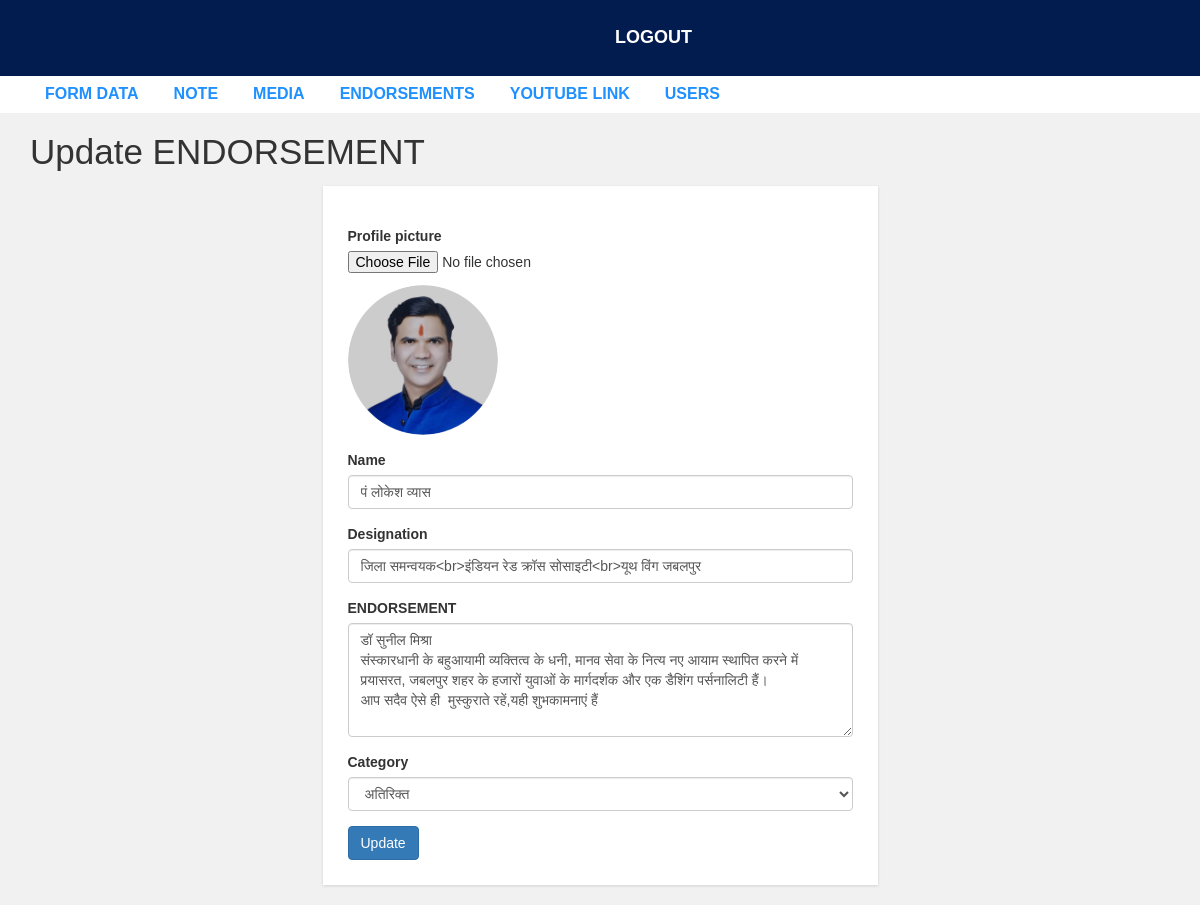
Page /admin/update-post.php?post_id=1100 on the committed database.
### tables this page shows
CREATE TABLE `feedback` (
  `f_id` int(11) NOT NULL,
  `date` varchar(255) NOT NULL,
  `name` varchar(255) NOT NULL,
  `des` varchar(255) NOT NULL,
  `text` text NOT NULL,
  `img` text NOT NULL,
  `category` int(11) NOT NULL
);

### admin/update-post.php (the view, shortened to what this page needs)
<?php include "header.php";
include("config.php");
$post_id_by_addbar = $_GET['post_id'];
?>
<div id="admin-content">
    <div class="container">
        <div class="row">
            <div class="col-md-12">
                <h1 class="admin-heading">Update ENDORSEMENT</h1>
            </div>
            <div class="col-md-offset-3 col-md-6">
                <?php
                $sql_show_post_data = "SELECT * FROM feedback WHERE  f_id = {$post_id_by_addbar}";
                $result_sql_show_post_data = mysqli_query($conn, $sql_show_post_data) or die("Query Failed !! --> sql_show_post_data");
                if (mysqli_num_rows($result_sql_show_post_data) > 0) {
                    while ($row = mysqli_fetch_assoc($result_sql_show_post_data)) {
                ?>
                        <form action="<?php $_SERVER['PHP_SELF'] ?>" method="POST" enctype="multipart/form-data" autocomplete="off">
                            <div class="form-group">
                                <label for="">Profile picture</label>
                                <input type="file" name="new-image">
                                <img src="upload/<?php echo $row['img']; ?>" height="150px" style="border-radius: 50%; margin-top:12px;">
                            </div>
                            <div class="form-group">
                                <label for="exampleInputTile">Name</label>
                                <input type="text" name="name" class="form-control" id="exampleInputUsername" value="<?php echo ($row['name']) ?>">
                            </div>
                            <div class="form-group">
                                <label for="exampleInputTile">Designation</label>
                                <input type="text" name="des" class="form-control" id="exampleInputUsername" value="<?php echo ($row['des']) ?>">
                            </div>
                            <div class="form-group">
                                <label for="exampleInputPassword1"> ENDORSEMENT</label>
                                <textarea name="text" class="form-control" required rows="5"><?php echo ($row['text']) ?></textarea>
                            </div>
                            <div class="form-group">
                                <label for="post_title">Category </label>
                                <select name="category" class="form-control" autocomplete="off">
                                    <?php
                                    $valName = $row['category'];
                                    $valNum = 0;
                                    if ($valName == 5) {
                                        $valName = "धर्मगुरु";
                                        $valNum = 5;
                                    } elseif ($valName == 10 ) {
                                        $valName = "राजनीतिक";
                                        $valNum = 10;
                                    }elseif ($valName == 15 ) {
                                        $valName = "चिकित्सक";
                                        $valNum = 15;
                                    }elseif ($valName == 20 ) {
                                        $valName = "अतिरिक्त";
                                        $valNum = 20;
                                    }
                                    ?>
                                    <option value="<?php echo $valNum?>" selected><?php echo $valName ?></option>
                                </select>
                            </div>
                            <input type="submit" name="submit" class="btn btn-primary" value="Update" />
                        </form>
                <?php
                    }
                } else {
                    echo ("<div class='alert alert-danger'>Result Not Found.</div>");
                }
                ?>
            </div>
        </div>
    </div>
</div>

### css/adminstyleF.css (style rules this page uses)
body { background: #f1f1f1; font-family: sans-serif,arial,Helvetica; }
#admin-content { padding: 20px 0; min-height: 750px; }
#admin-content .admin-heading { font-size: 35px; margin: 0 0 15px; }
form { background: #fff; padding: 25px; box-shadow:0 1px 3px rgba(0, 0, 0, 0.13); }

### rows in the picture
feedback: img (picture), name "पं लोकेश व्यास", des "जिला समन्वयक<br>इंडियन रेड क्रॉस सोसाइटी<br>यूथ विंग जबलपुर", text "डॉ सुनील मिश्रा संस्कारधानी के बहुआयामी व्यक्तित्व के धनी, मानव सेवा के नित्य नए आयाम स्थापित करने में प्रयासरत, जबलपुर शहर के हजारों युवाओं के मार्गदर्शक और एक डैशिंग पर्सनालिटी हैं। आप सदैव ऐसे ही मुस्कुराते रहें,यही शुभकामनाएं हैं", category "अतिरिक्त"
